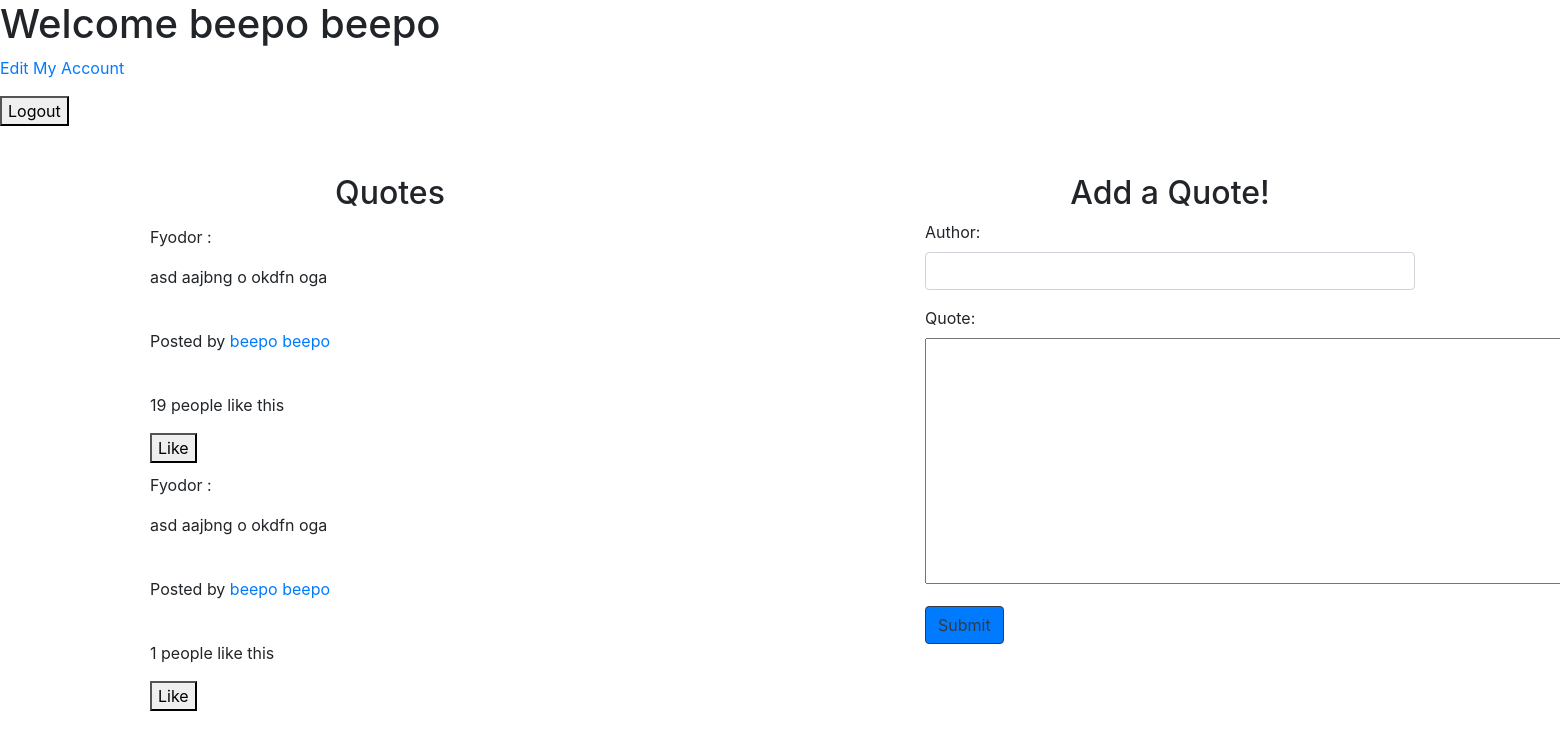
/quotes (signed in), run on the app's committed database.
### appOne/models.py (models this page shows)
class User(models.Model):
	first_name = models.CharField(max_length=45)
	last_name = models.CharField(max_length=45)
	email = models.CharField(max_length=45)
	password = models.CharField(max_length=255)
	created_at = models.DateTimeField(auto_now_add=True)
	updated_At = models.DateTimeField(auto_now=True)
	objects = UserManager()

class Quote(models.Model):
	Author = models.CharField(max_length=500)
	Quote = models.CharField(max_length=30)
	posted_by = models.ForeignKey(User, related_name='Quotes', on_delete = models.CASCADE)
	likes = models.IntegerField(default=0)
	created_at = models.DateTimeField(auto_now_add=True)
	updated_at = models.DateTimeField(auto_now=True)
	objects = UserManager()

### appOne/views.py (the view)
# urls.py: path('quotes', views.quotes),
def quotes(request):
	if 'user_id' not in request.session:
		return redirect('/')
	else:
		context = {
			'user': User.objects.get(id=request.session['user_id']),
			'All_Quotes': Quote.objects.all()
		}
		return render(request,'Quotes.html', context)

### appOne/templates/Quotes.html (shortened to what this page needs)
<!DOCTYPE html>
<html lang="en">
<head>
    <link rel="stylesheet" href="https://cdn.jsdelivr.net/npm/bootstrap@4.5.3/dist/css/bootstrap.min.css"
>
    {% load static %}
    <link rel="stylesheet" href="{% static 'css/css.css' %}">
</head>
<body>
    <div>
        <h1>Welcome {{user.first_name}} {{user.last_name}}</h1>
        <p><a class='Edit' href='/edit'>Edit My Account</a></p>
        <form action='/logout' method='post'>
            <button type='submit'>Logout</button>
        </form>
    </div>
    <div class='d-flex justify-content-around'>
        <div class='col-4 my-5'>
            <h2 class='text-center'>Quotes</h2>
            {% for x in All_Quotes %}
                <div class='Quotes'>
                    <p>{{ x.Author }} :</p><p>{{ x.Quote }}</p><br>
                    <p>Posted by <a href='/user/{{ x.posted_by.id }}'>{{ x.posted_by.first_name }} {{ x.posted_by.last_name }}</a></p><br>
                    <p>{{ x.likes }} people like this</p>
                    <form action='/like/{{x.id}}' method='post'>
                        <button type='submit' value='like'>Like</button>
                    </form>
                </div>
            {% endfor %}
        </div>
        <div class='col-4 my-5'>
            <h2 class='text-center'>Add a Quote!</h2>
            <form action="/addQuote" method='post'>
                <div class='form-group'>
                    <label for='author'>Author: </label>
                    <input type='text' name='author' class='form-control'>
                </div>
                <div class='form-group'>
                    <label for='quote'>Quote: </label>
                    <textarea name='quote' rows='10' cols='100'></textarea>
                </div>
                <input type='submit' value='Submit' class='btn btn-primary btn-outline-dark'>
            </form>
        </div>
    </div>
</body>
</html>

### appOne/static/css/css.css (style rules this page uses)
.Quotes { border-width: 5px; border-color: black; padding: 5px; border: black; }
.Edit { justify-content: right; }

### data on the page
User: first_name "beepo", last_name "beepo"
Quote: Author "Fyodor", Quote "asd aajbng o okdfn oga", posted_by.first_name "beepo", posted_by.last_name "beepo", likes "19"
Quote: Author "Fyodor", Quote "asd aajbng o okdfn oga", posted_by.first_name "beepo", posted_by.last_name "beepo", likes "1"
